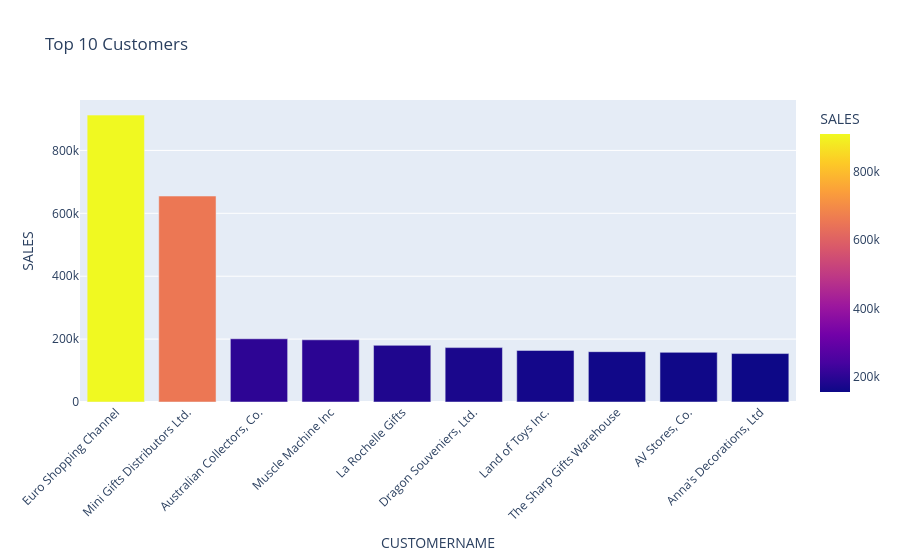

Notebook code cell kept with this figure:
### Code cell
#Top 10 customers names
top_customers = (
    sales_data.groupby("CUSTOMERNAME")["SALES"]
    .sum()
    .sort_values(ascending=False)
    .head(10)
    .reset_index()
)

fig = px.bar(
    top_customers,
    x="CUSTOMERNAME",
    y="SALES",
    color="SALES",
    title="Top 10 Customers"
)

fig.update_layout(xaxis_tickangle=-45)

fig.show()

### Figure 1 — Plotly figure (JSON) as saved in the notebook; plotly's stock layout.template omitted (floating-point values rounded to 4 significant figures)
{"data": [{"hovertemplate": "CUSTOMERNAME=%{x}<br>SALES=%{marker.color}<extra></extra>", "legendgroup": "", "marker": {"color": [912300.0, 654900.0, 201000.0, 197700.0, 180100.0, 173000.0, 164100.0, 160000.0, 157800.0, 154000.0], "coloraxis": "coloraxis", "pattern": {"shape": ""}}, "name": "", "orientation": "v", "showlegend": false, "textposition": "auto", "type": "bar", "x": ["Euro Shopping Channel", "Mini Gifts Distributors Ltd.", "Australian Collectors, Co.", "Muscle Machine Inc", "La Rochelle Gifts", "Dragon Souveniers, Ltd.", "Land of Toys Inc.", "The Sharp Gifts Warehouse", "AV Stores, Co.", "Anna's Decorations, Ltd"], "xaxis": "x", "y": [912300.0, 654900.0, 201000.0, 197700.0, 180100.0, 173000.0, 164100.0, 160000.0, 157800.0, 154000.0], "yaxis": "y"}], "layout": {"barmode": "relative", "coloraxis": {"colorbar": {"title": {"text": "SALES"}}, "colorscale": [[0, "#0d0887"], [0.1111, "#46039f"], [0.2222, "#7201a8"], [0.3333, "#9c179e"], [0.4444, "#bd3786"], [0.5556, "#d8576b"], [0.6667, "#ed7953"], [0.7778, "#fb9f3a"], [0.8889, "#fdca26"], [1, "#f0f921"]]}, "legend": {"tracegroupgap": 0}, "title": {"text": "Top 10 Customers"}, "xaxis": {"anchor": "y", "domain": [0, 1], "tickangle": -45, "title": {"text": "CUSTOMERNAME"}}, "yaxis": {"anchor": "x", "domain": [0, 1], "title": {"text": "SALES"}}}}
